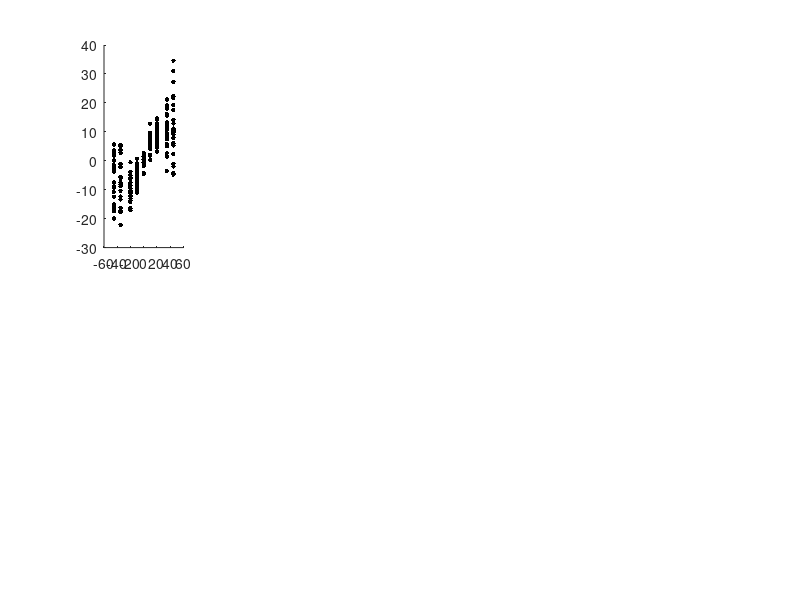

The MATLAB source for this figure: (Note: this script raises an error after producing the figure.)
%% fig S1C
load('S_beha_10example.mat')
rot = [-45,-35,-20,-10,0,10,20,35,45]';
hw = reach;
days = unique(hw(:,1));
a = [1:10];
k = 1;
figure()
for sub = a
    yy = cell(1,length(rot));
    subplot(2,5,k)
    hold on
    dat = hw(hw(:,1)==sub,:);  
    dat = dat(dat(:,3)==6,:); 
    cond3 = dat(dat(:,2)==3,[5, 6]);
    for i = 1:length(rot)
        x = cond3(cond3(:,1)==rot(i),2);
        x = x(~isnan(x));
        r = rot(i);
        if r<0
            idx = (x<r-7) | (x>7);
            x(idx) = nan;
        end
        if r>0
            idx = (x>r+7) | (x<-7);
            x(idx) = nan;
        end
        if r==0
            idx = (x>7) | (x<-7);
            x(idx) = nan;
        end

        scatter(repmat(rot(i),length(x),1),x,10,'k','filled');
        yy{i} = [yy{i};x];
    end

yy = cellfun(@nanmean,yy);
p = polyfit(rot,yy,3);
x1 = linspace(rot(1),rot(end));
y1 = polyval(p,x1);
plot(x1,y1,'LineWidth',4)

plot([-45,45],[-45,45],'LineWidth',3)
plot([-45,45],[0,0],'LineWidth',3)
k = k+1;
end
set(gcf,'unit','normalized','position',[0.2,0.2,0.64,0.32]);
%% fig 1F
load('S_beha_10example.mat')
rot = [-45,-35,-20,-10,0,10,20,35,45]';
hw = reach;
days = unique(hw(:,1));
a = [5:8]; 
k = 1;
yy = cell(1,length(rot));
figure()
for sub = a
    hold on
    dat = hw(hw(:,1)==sub,:);   
    dat = dat(dat(:,3)==6,:);
    cond3 = dat(dat(:,2)==3,[5, 6]); 
    for i = 1:length(rot)
        x = cond3(cond3(:,1)==rot(i),2);
        x = x(~isnan(x));
        r = rot(i);

        if r<0
            idx = (x<r-7) | (x>7);
            x(idx) = nan;
        end
        if r>0
            idx = (x>r+7) | (x<-7);
            x(idx) = nan;
        end
        if r==0
            idx = (x>7) | (x<-7);
            x(idx) = nan;
        end
        scatter(repmat(rot(i),length(x),1),x,10,'k','filled');
        yy{i} = [yy{i};x];
    end

plot([-45,45],[-45,45],'LineWidth',3)
plot([-45,45],[0,0],'LineWidth',3)
k = k+1;
end

yy = cellfun(@nanmean,yy);
p = polyfit(rot,yy,3);
x1 = linspace(rot(1),rot(end));
y1 = polyval(p,x1);
plot(x1,y1,'LineWidth',3)
set(gca,'Position',[.1 .1 .4 .4]);

%% fig S1E
load('S_beha_10example.mat')
rot = [-90, -45,-35,-20,-10,0,10,20,35,45, 90]';
hw = reach;
days = unique(hw(:,1));
a = [1]; 
k = 1;
yy = cell(1,length(rot));
figure()
for sub = a
    hold on
    dat = hw(hw(:,1)==sub,:);  
    cond3 = dat(dat(:,2)==3,[5, 6]); 
    for i = 1:length(rot)
        x = cond3(cond3(:,1)==rot(i),2);
        x = x(~isnan(x));
        r = rot(i);

        scatter(repmat(rot(i),length(x),1),x,10,'k','filled');
        yy{i} = [yy{i};x];
    end

plot([-90,90],[-90,90],'LineWidth',3)
plot([-90,90],[0,0],'LineWidth',3)
k = k+1;
end

yy = cellfun(@nanmean,yy);
p = polyfit(rot,yy,3);
x1 = linspace(rot(1),rot(end));
y1 = polyval(p,x1);
plot(x1,y1,'LineWidth',3)
set(gca,'Position',[.1 .1 .4 .4]);
